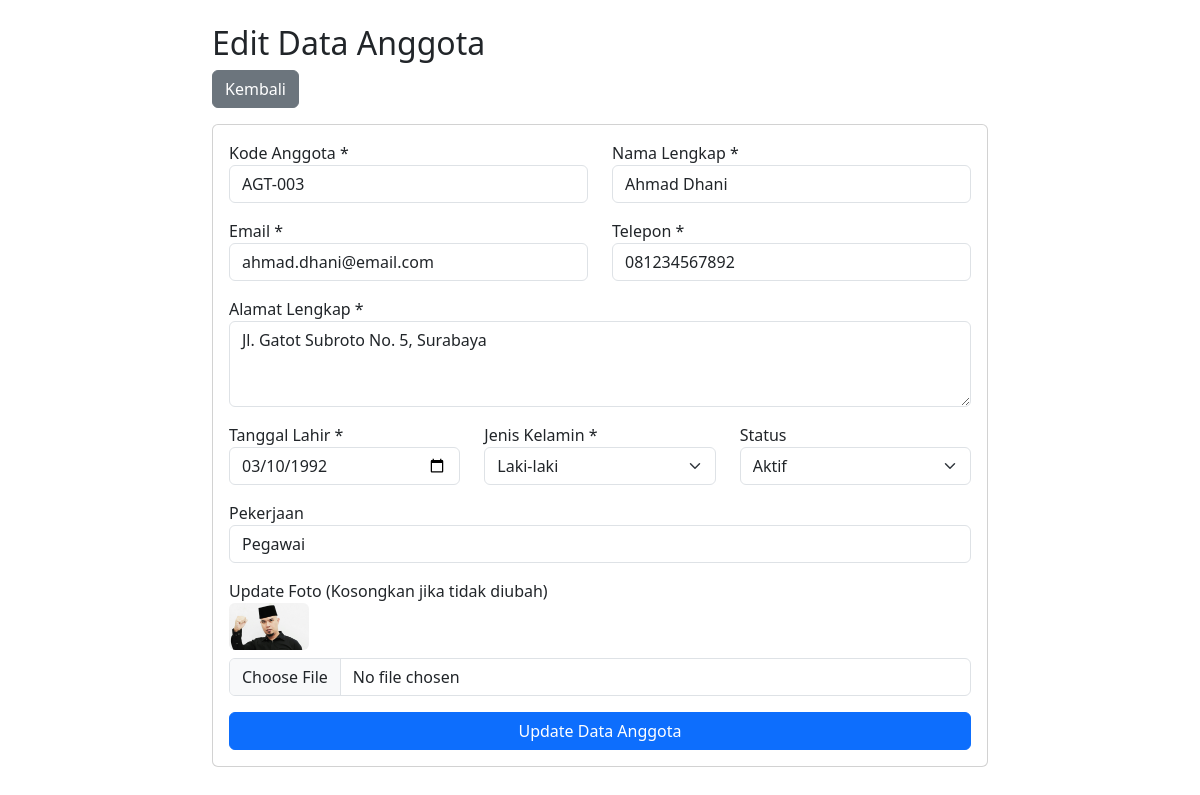
The page /edit.php?id=3 on the database its author committed.
### tables this page shows
CREATE TABLE `anggota` (
  `id_anggota` int(11) NOT NULL,
  `kode_anggota` varchar(20) NOT NULL,
  `nama` varchar(100) NOT NULL,
  `email` varchar(100) NOT NULL,
  `telepon` varchar(15) NOT NULL,
  `alamat` text NOT NULL,
  `tanggal_lahir` date NOT NULL,
  `jenis_kelamin` enum('Laki-laki','Perempuan') NOT NULL,
  `pekerjaan` varchar(50) DEFAULT NULL,
  `tanggal_daftar` date NOT NULL,
  `status` enum('Aktif','Nonaktif') DEFAULT 'Aktif',
  `foto` varchar(255) DEFAULT NULL,
  `created_at` timestamp NOT NULL DEFAULT current_timestamp(),
  `updated_at` timestamp NOT NULL DEFAULT current_timestamp() ON UPDATE current_timestamp()
);

### edit.php (the view, shortened to what this page needs)
<?php
require_once 'config.php';
$id = $_GET['id'] ?? null;
$stmt = $pdo->prepare("SELECT * FROM anggota WHERE id_anggota = ?");
$stmt->execute([$id]);
$anggota = $stmt->fetch();
?>
<!DOCTYPE html>
<html lang="id">
<head>
    <link href="https://cdn.jsdelivr.net/npm/bootstrap@5.3.0/dist/css/bootstrap.min.css" rel="stylesheet">
</head>
<body>
<div class="container mt-4 mb-5" style="max-width: 800px;">
    <h2>Edit Data Anggota</h2>
    <a href="index.php" class="btn btn-secondary mb-3">Kembali</a>
    <div class="card">
        <div class="card-body">
            <form method="POST" enctype="multipart/form-data">
                <div class="row mb-3">
                    <div class="col-md-6">
                        <label>Kode Anggota *</label>
                        <input type="text" name="kode_anggota" class="form-control" required value="<?= htmlspecialchars($anggota['kode_anggota']) ?>">
                    </div>
                    <div class="col-md-6">
                        <label>Nama Lengkap *</label>
                        <input type="text" name="nama" class="form-control" required value="<?= htmlspecialchars($anggota['nama']) ?>">
                    </div>
                </div>
                <div class="row mb-3">
                    <div class="col-md-6">
                        <label>Email *</label>
                        <input type="email" name="email" class="form-control" required value="<?= htmlspecialchars($anggota['email']) ?>">
                    </div>
                    <div class="col-md-6">
                        <label>Telepon *</label>
                        <input type="text" name="telepon" class="form-control" required value="<?= htmlspecialchars($anggota['telepon']) ?>">
                    </div>
                </div>
                <div class="mb-3">
                    <label>Alamat Lengkap *</label>
                    <textarea name="alamat" class="form-control" rows="3" required><?= htmlspecialchars($anggota['alamat']) ?></textarea>
                </div>
                <div class="row mb-3">
                    <div class="col-md-4">
                        <label>Tanggal Lahir *</label>
                        <input type="date" name="tanggal_lahir" class="form-control" required value="<?= htmlspecialchars($anggota['tanggal_lahir']) ?>">
                    </div>
                    <div class="col-md-4">
                        <label>Jenis Kelamin *</label>
                        <select name="jenis_kelamin" class="form-select" required>
                            <option value="Laki-laki" <?= $anggota['jenis_kelamin'] == 'Laki-laki' ? 'selected' : '' ?>>Laki-laki</option>
                        </select>
                    </div>
                    <div class="col-md-4">
                        <label>Status</label>
                        <select name="status" class="form-select" required>
                            <option value="Aktif" <?= $anggota['status'] == 'Aktif' ? 'selected' : '' ?>>Aktif</option>
                        </select>
                    </div>
                </div>
                <div class="mb-3">
                    <label>Pekerjaan</label>
                    <input type="text" name="pekerjaan" class="form-control" value="<?= htmlspecialchars($anggota['pekerjaan']) ?>">
                </div>
                <div class="mb-3">
                    <label>Update Foto (Kosongkan jika tidak diubah)</label><br>
                    <?php if(!empty($anggota['foto'])): ?>
                        <img src="uploads/<?= $anggota['foto'] ?>" width="80" class="mb-2 rounded">
                    <?php endif; ?>
                    <input type="file" name="foto" class="form-control" accept="image/jpeg, image/png">
                </div>
                <button type="submit" class="btn btn-primary w-100">Update Data Anggota</button>
            </form>
        </div>
    </div>
</div>
</body>
</html>

### rows shown on the page
anggota: kode_anggota "AGT-003", nama "Ahmad Dhani", email "ahmad.dhani@email.com", telepon "081234567892", alamat "Jl. Gatot Subroto No. 5, Surabaya", tanggal_lahir "03/10/1992", jenis_kelamin "Laki-laki", status "Aktif", pekerjaan "Pegawai", foto (picture)
